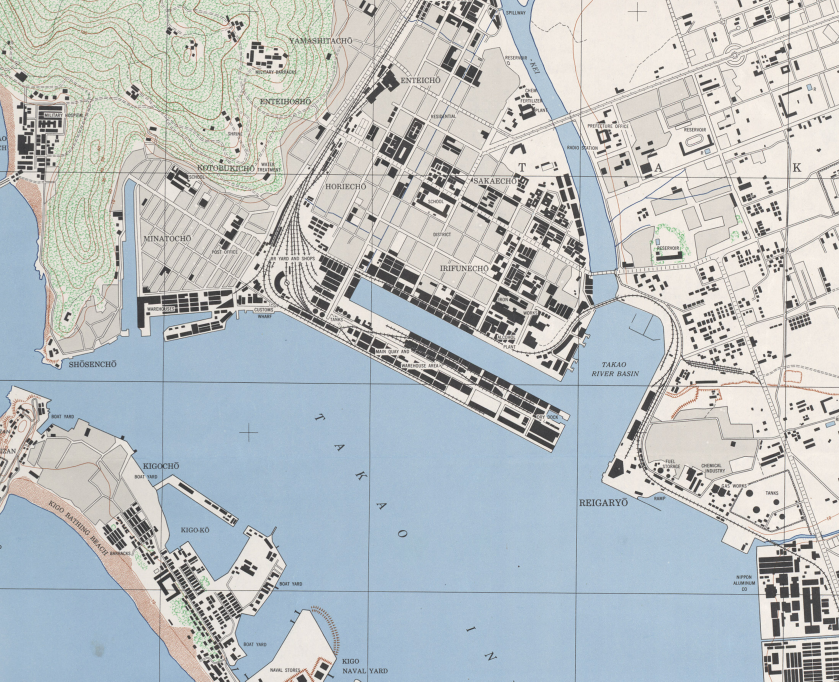
#> input picture pipeline/h_am45_16_harbor.png, 1678 x 1363 px (shown at 1/2 size)
$ python am45b.py
#> lines starting #> are read from the running program, lines starting #| are printed output that depends on the picture; after the words box and inside, x2 and y2 are one past the last pixel; in counts of white or black regions, pixels touching at a corner belong together
### pipeline/am45.py
import math,json,sys,numpy as np
sys.setrecursionlimit(20000)
from PIL import Image,ImageDraw
from skimage.graph import route_through_array
Z=16
def xy(lon,lat):
    n=2**Z;return (lon+180)/360*n,(1-math.asinh(math.tan(math.radians(lat)))/math.pi)/2*n
x0,y0=xy(120.264,22.632)
def px2ll(px,py):
    gx=(int(x0)*256+int((x0-int(x0))*256)+px)/256;gy=(int(y0)*256+int((y0-int(y0))*256)+py)/256
    n=2**Z;lon=gx/n*360-180;lat=math.degrees(math.atan(math.sinh(math.pi*(1-2*gy/n))));return [round(lat,6),round(lon,6)]
def ll2px(la,lo):
    gx,gy=xy(lo,la);return gx*256-(int(x0)*256+int((x0-int(x0))*256)),gy*256-(int(y0)*256+int((y0-int(y0))*256))
a=np.asarray(Image.open('h_am45_16_harbor.png').convert('RGB')).astype(int)
mx=a.max(2);mn=a.min(2);dark=(mx<110)&((mx-mn)<40)
#> after `mx = a.max(2)`:
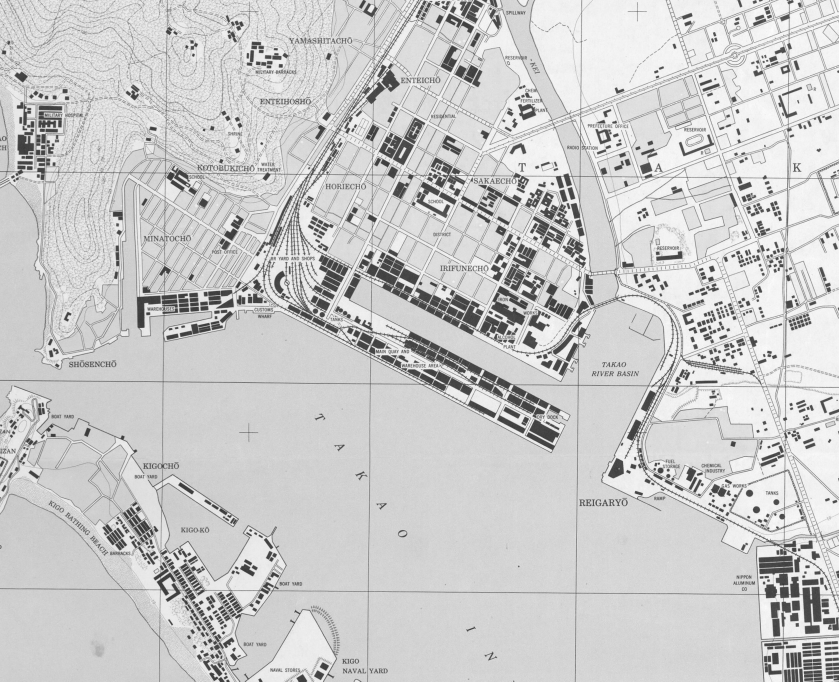
#> mx: shape (1363, 1678) int64 (shown at 1/2 size); min 48, max 255, mean 203.3
#> after `mn = a.min(2)`:
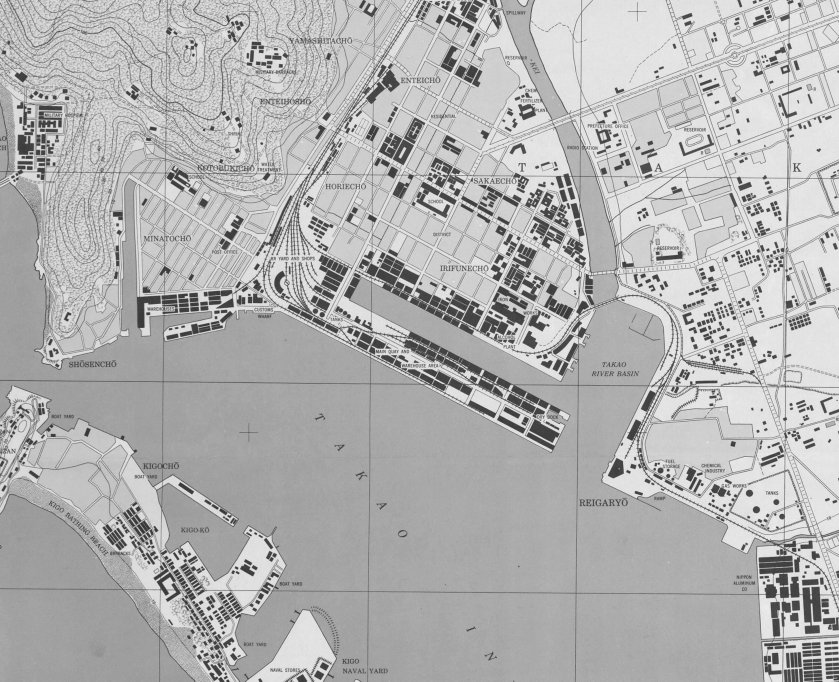
#> mn: shape (1363, 1678) int64 (shown at 1/2 size); min 45, max 246, mean 178.7
#> after `dark = (mx < 110) & (mx - mn < 40)`:
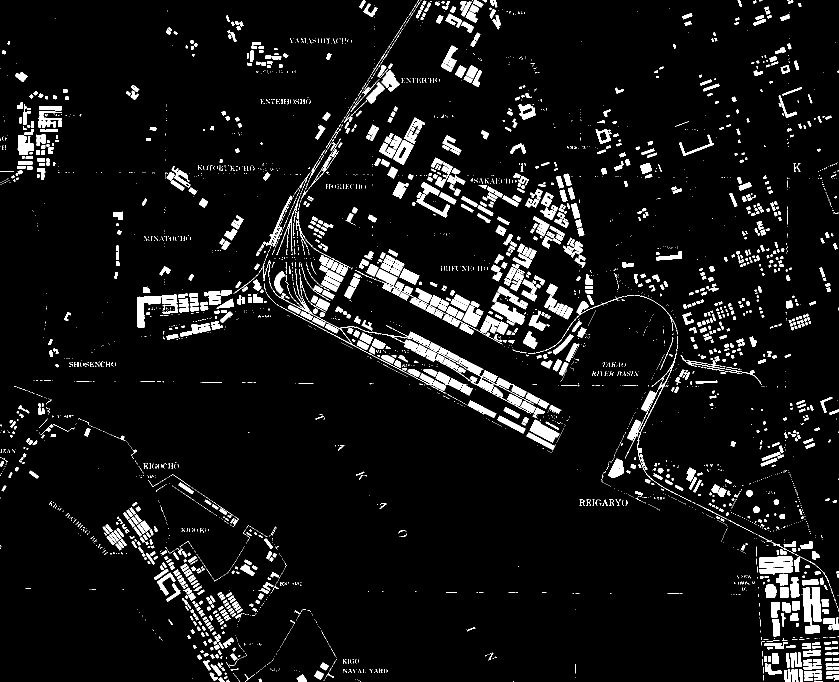
#> dark: shape (1363, 1678) bool (shown at 1/2 size); 6.9% white; 4083 white regions (2792 under 20 px), largest, box (x1, y1, x2, y2) and area: (764, 662, 1071, 828) 6355, (764, 563, 999, 669) 2993, (1605, 1174, 1643, 1267) 2467
C=np.where(dark,1.0,40.0)
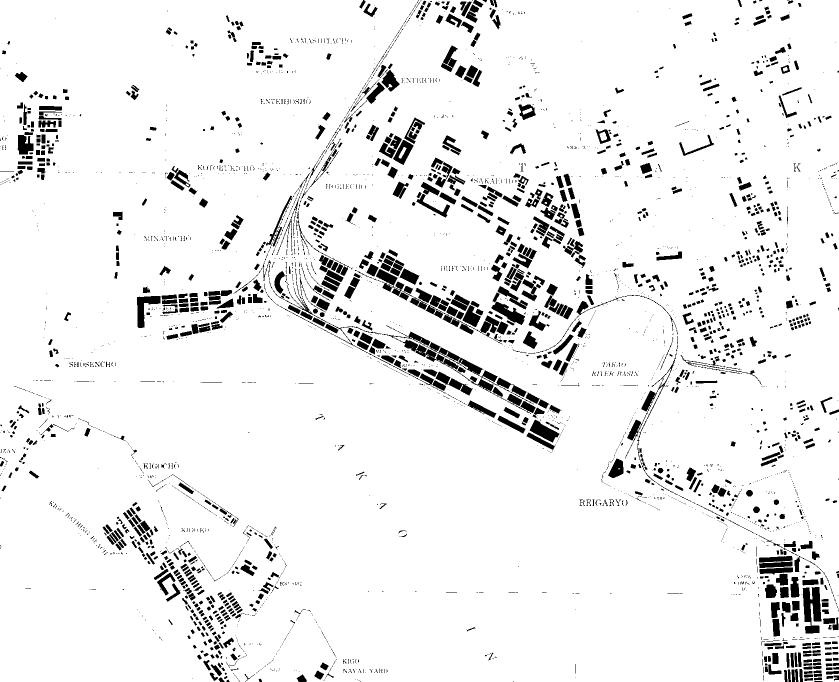
#> C: shape (1363, 1678) float64 (shown at 1/2 size); values 1 (black) and 40 (white), 93.1% white; 4083 black regions (2792 under 20 px), largest, box (x1, y1, x2, y2) and area: (764, 662, 1071, 828) 6355, (764, 563, 999, 669) 2993, (1605, 1174, 1643, 1267) 2467
q=lambda x,y:(520+x/2,460+y/2)
def tr(pts):
    out=[]
    for (ax,ay),(bx,by) in zip(pts,pts[1:]):
        p,_=route_through_array(C,(int(ay),int(ax)),(int(by),int(bx)),fully_connected=True,geometric=True)
        p=[(c,r) for r,c in p];out+=p if not out else p[1:]
#> after the loop, out = 635 pairs, first value 570 to 1114, second value 603 to 840
    return out
L={
 '表岸壁線':[q(100,300),q(300,380),q(700,560),q(1180,760)],
 '中岸壁線':[q(440,410),q(800,530),q(1000,620),q(1170,705)],
 '裏岸壁線':[q(500,380),q(700,450),q(900,525),q(1180,640)],
 '北裏岸壁線':[q(300,150),q(480,215),q(880,400),q(1050,485),q(1180,480),q(1300,330)],
}
T={k:tr(v) for k,v in L.items()}
#> T = 4 items
im=Image.open('h_am45_16_harbor.png').convert('RGB');d=ImageDraw.Draw(im,'RGBA')
#> further down, im is the input picture: PIL image 1678x1363 RGB; mean R, G, B 186.2, 192.4, 194.9
col={'表岸壁線':(255,0,0,200),'中岸壁線':(0,170,0,200),'裏岸壁線':(0,90,255,200),'北裏岸壁線':(255,0,255,200)}
for k,v in T.items():d.line(v,fill=col[k],width=3)
#> this loop made 4 passes
#> k on passes 1 to 4: '表岸壁線', '中岸壁線', '裏岸壁線', '北裏岸壁線'
im.crop((520,460,1180,880)).resize((1320,840)).save('/tmp/am45_t.png')
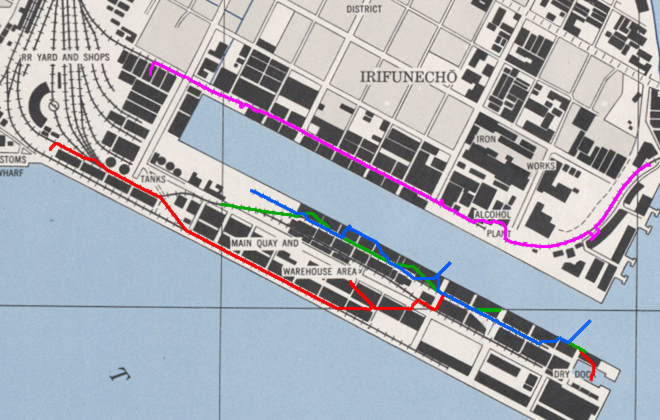
#> saved as am45_t.png: PIL image 1320x840 RGB (shown at 1/2 size); mean R, G, B 169.6, 173.5, 180.6
json.dump({k:[px2ll(x,y) for x,y in v] for k,v in T.items()},open('am45_raw.json','w'))

### pipeline/am45b.py
import json
from am45 import px2ll,ll2px,q
from PIL import Image,ImageDraw
L={
 '表岸壁線':[(100,295),(320,385),(1160,770)],
 '中岸壁線':[(330,385),(440,408),(600,440),(1000,605),(1180,700)],
 '裏岸壁線':[(440,408),(500,382),(1150,640)],
 '北裏岸壁線':[(260,110),(480,212),(880,405),(1000,465),(1100,492),(1180,480),(1260,400),(1300,330)],
}
out={k:[px2ll(*q(x,y)) for x,y in v] for k,v in L.items()}
#> out = 4 items
json.dump(out,open('am45_lines.json','w'))
im=Image.open('h_am45_16_harbor.png').convert('RGB');d=ImageDraw.Draw(im,'RGBA')
col={'表岸壁線':(255,0,0,220),'中岸壁線':(0,170,0,220),'裏岸壁線':(0,90,255,220),'北裏岸壁線':(255,0,255,220)}
for k,v in out.items():d.line([ll2px(*p) for p in v],fill=col[k],width=3)
#> this loop made 4 passes
#> (k, v) on passes 1, 3: ('表岸壁線', [[22.62, 120.3], [22.62, 120.3], [22.62, 120.3]]), ('裏岸壁線', [[22.62, 120.3], [22.62, 120.3], [22.62, 120.3]])
#> k on passes 2, 4: '中岸壁線', '北裏岸壁線'
for p in [(22.6163,120.2853),(22.6155,120.2871)]:x,y=ll2px(*p);d.ellipse((x-5,y-5,x+5,y+5),outline='orange',width=3)
im.crop((520,460,1180,880)).resize((1320,840)).save('/tmp/am45_t2.png')
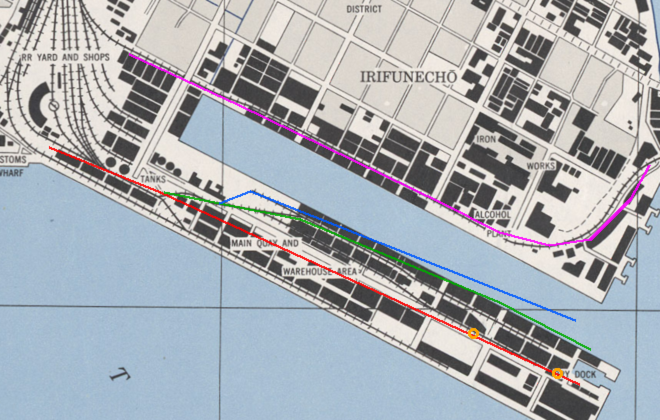
#> saved as am45_t2.png: PIL image 1320x840 RGB (shown at 1/2 size); mean R, G, B 168.9, 173.8, 179.6
